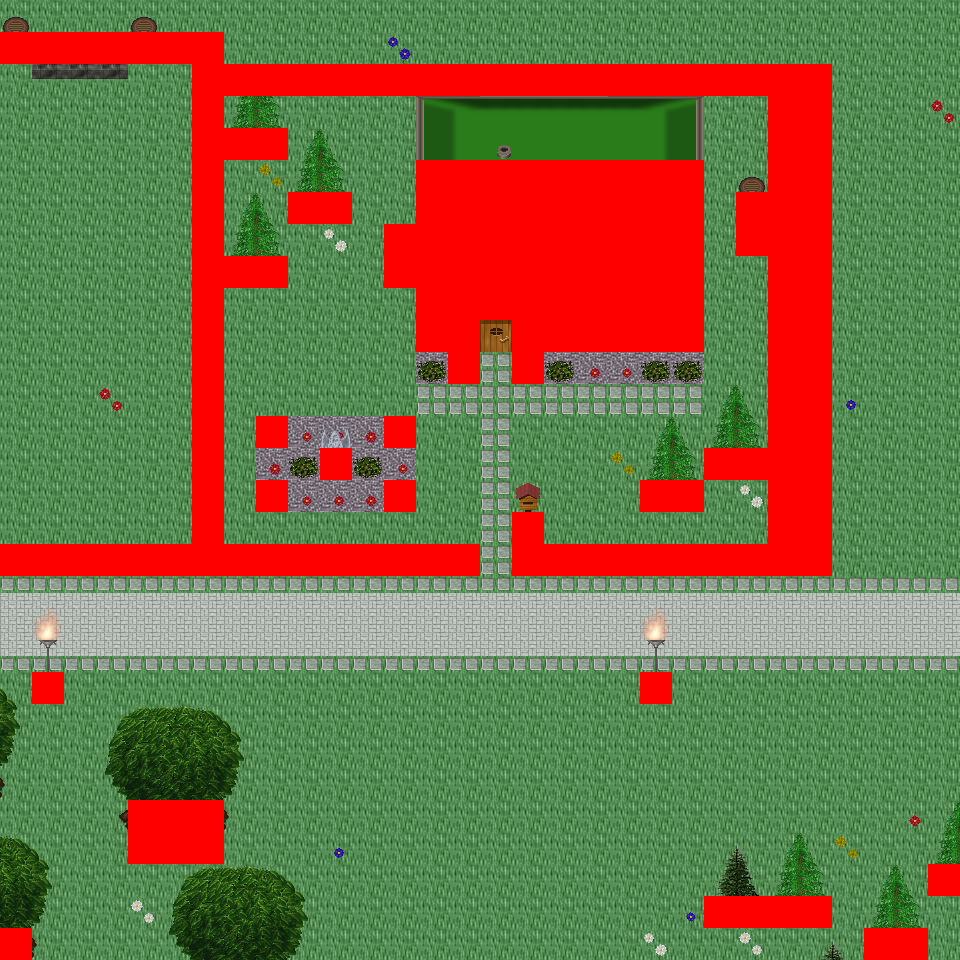

Rendered tile map (Tiled .tmx) drawn with the repository's tilesets; below, a short description and the map source with its tile grids summarised:
An orthogonal 30x30 tile map with 32x32 px tiles, 6 tile layers (Ground, Object, Object2, Above, ...), 60 tilesets and 7 objects (7x mapExit).

<map version="1.0" orientation="orthogonal" renderorder="right-down" width="30" height="30" tilewidth="32" tileheight="32" nextobjectid="8">
  <tileset firstgid="1" name="tileset_logic_collision" tilewidth="32" tileheight="32" tilecount="1" columns="1">
    <image source="../drawable/tileset_logic_collision.png" width="32" height="32" />
  </tileset>
  <tileset firstgid="2" name="tileset_building_decoration_orbpedestal" tilewidth="32" tileheight="32" tilecount="2" columns="1">
    <image source="../drawable/tileset_building_decoration_orbpedestal.png" width="32" height="64" />
  </tileset>
  <tileset firstgid="4" name="tileset_building_decoration_chimney" tilewidth="32" tileheight="32" tilecount="2" columns="1">
    <image source="../drawable/tileset_building_decoration_chimney.png" width="32" height="64" />
  </tileset>
  <tileset firstgid="6" name="tileset_item_statue_fairypool" tilewidth="32" tileheight="32" tilecount="16" columns="2">
    <image source="../drawable/tileset_item_statue_fairypool.png" width="64" height="256" />
  </tileset>
  <tileset firstgid="22" name="tileset_building_decoration_stone_details" tilewidth="32" tileheight="32" tilecount="4" columns="2">
    <image source="../drawable/tileset_building_decoration_stone_details.png" width="64" height="64" />
  </tileset>
  <tileset firstgid="26" name="tileset_building_door_closed" tilewidth="32" tileheight="32" tilecount="1" columns="1">
    <image source="../drawable/tileset_building_door_closed.png" width="32" height="32" />
  </tileset>
  <tileset firstgid="27" name="tileset_building_door_door" tilewidth="32" tileheight="32" tilecount="6" columns="3">
    <image source="../drawable/tileset_building_door_door.png" width="96" height="64" />
  </tileset>
  <tileset firstgid="33" name="tileset_building_fence_fence_chunky" tilewidth="32" tileheight="32" tilecount="21" columns="3">
    <image source="../drawable/tileset_building_fence_fence_chunky.png" width="96" height="224" />
  </tileset>
  <tileset firstgid="54" name="tileset_building_roof_blue" tilewidth="32" tileheight="32" tilecount="20" columns="5">
    <image source="../drawable/tileset_building_roof_blue.png" width="160" height="128" />
  </tileset>
  <tileset firstgid="74" name="tileset_building_roof_green" tilewidth="32" tileheight="32" tilecount="20" columns="5">
    <image source="../drawable/tileset_building_roof_green.png" width="160" height="128" />
  </tileset>
  <tileset firstgid="94" name="tileset_building_roof_red" tilewidth="32" tileheight="32" tilecount="20" columns="5">
    <image source="../drawable/tileset_building_roof_red.png" width="160" height="128" />
  </tileset>
  <tileset firstgid="114" name="tileset_building_roof_red2" tilewidth="32" tileheight="32" tilecount="20" columns="5">
    <image source="../drawable/tileset_building_roof_red2.png" width="160" height="128" />
  </tileset>
  <tileset firstgid="134" name="tileset_building_roof_roof_borders" tilewidth="32" tileheight="32" tilecount="9" columns="3">
    <image source="../drawable/tileset_building_roof_roof_borders.png" width="96" height="96" />
  </tileset>
  <tileset firstgid="143" name="tileset_building_roof_yellow" tilewidth="32" tileheight="32" tilecount="20" columns="5">
    <image source="../drawable/tileset_building_roof_yellow.png" width="160" height="128" />
  </tileset>
  <tileset firstgid="163" name="tileset_building_window_window_long" tilewidth="32" tileheight="32" tilecount="3" columns="3">
    <image source="../drawable/tileset_building_window_window_long.png" width="96" height="32" />
  </tileset>
  <tileset firstgid="166" name="tileset_ground_cobbled_paving" tilewidth="32" tileheight="32" tilecount="1" columns="1">
    <image source="../drawable/tileset_ground_cobbled_paving.png" width="32" height="32" />
  </tileset>
  <tileset firstgid="167" name="tileset_ground_gravel" tilewidth="32" tileheight="32" tilecount="1" columns="1">
    <image source="../drawable/tileset_ground_gravel.png" width="32" height="32" />
  </tileset>
  <tileset firstgid="168" name="tileset_ground_stone_floors" tilewidth="32" tileheight="32" tilecount="6" columns="3">
    <image source="../drawable/tileset_ground_stone_floors.png" width="96" height="64" />
  </tileset>
  <tileset firstgid="174" name="tileset_ground_ground" tilewidth="32" tileheight="32" tilecount="33" columns="3">
    <image source="../drawable/tileset_ground_ground.png" width="96" height="352" />
  </tileset>
  <tileset firstgid="207" name="tileset_plant_bush_various_small" tilewidth="32" tileheight="32" tilecount="9" columns="3">
    <image source="../drawable/tileset_plant_bush_various_small.png" width="96" height="96" />
  </tileset>
  <tileset firstgid="216" name="tileset_plant_flower_daisy_blue" tilewidth="32" tileheight="32" tilecount="8" columns="2">
    <image source="../drawable/tileset_plant_flower_daisy_blue.png" width="64" height="128" />
  </tileset>
  <tileset firstgid="224" name="tileset_plant_flower_daisy_red" tilewidth="32" tileheight="32" tilecount="8" columns="2">
    <image source="../drawable/tileset_plant_flower_daisy_red.png" width="64" height="128" />
  </tileset>
  <tileset firstgid="232" name="tileset_plant_flower_daisy_white" tilewidth="32" tileheight="32" tilecount="8" columns="2">
    <image source="../drawable/tileset_plant_flower_daisy_white.png" width="64" height="128" />
  </tileset>
  <tileset firstgid="240" name="tileset_plant_flower_daisy_yellow" tilewidth="32" tileheight="32" tilecount="8" columns="2">
    <image source="../drawable/tileset_plant_flower_daisy_yellow.png" width="64" height="128" />
  </tileset>
  <tileset firstgid="248" name="tileset_plant_tree_spruce" tilewidth="32" tileheight="32" tilecount="6" columns="2">
    <image source="../drawable/tileset_plant_tree_spruce.png" width="64" height="96" />
  </tileset>
  <tileset firstgid="254" name="tileset_item_pot_pot_purple" tilewidth="32" tileheight="32" tilecount="1" columns="1">
    <image source="../drawable/tileset_item_pot_pot_purple.png" width="32" height="32" />
  </tileset>
  <tileset firstgid="255" name="tileset_item_pot_pot_tall" tilewidth="32" tileheight="32" tilecount="2" columns="1">
    <image source="../drawable/tileset_item_pot_pot_tall.png" width="32" height="64" />
  </tileset>
  <tileset firstgid="257" name="tileset_item_pot_small_barrel" tilewidth="32" tileheight="32" tilecount="2" columns="1">
    <image source="../drawable/tileset_item_pot_small_barrel.png" width="32" height="64" />
  </tileset>
  <tileset firstgid="259" name="tileset_item_postbox" tilewidth="32" tileheight="32" tilecount="4" columns="2">
    <image source="../drawable/tileset_item_postbox.png" width="64" height="64" />
  </tileset>
  <tileset firstgid="263" name="tileset_furniture_chair_wooden_pale" tilewidth="32" tileheight="32" tilecount="4" columns="2">
    <image source="../drawable/tileset_furniture_chair_wooden_pale.png" width="64" height="64" />
  </tileset>
  <tileset firstgid="267" name="tileset_furniture_table_wooden" tilewidth="32" tileheight="32" tilecount="1" columns="1">
    <image source="../drawable/tileset_furniture_table_wooden.png" width="32" height="32" />
  </tileset>
  <tileset firstgid="268" name="tileset_furniture_table_brick_base" tilewidth="32" tileheight="32" tilecount="3" columns="3">
    <image source="../drawable/tileset_furniture_table_brick_base.png" width="96" height="32" />
  </tileset>
  <tileset firstgid="271" name="tileset_furniture_light_iron_lamp" tilewidth="32" tileheight="32" tilecount="3" columns="1">
    <image source="../drawable/tileset_furniture_light_iron_lamp.png" width="32" height="96" />
  </tileset>
  <tileset firstgid="274" name="tileset_furniture_light_flames" tilewidth="32" tileheight="32" tilecount="6" columns="6">
    <image source="../drawable/tileset_furniture_light_flames.png" width="192" height="32" />
  </tileset>
  <tileset firstgid="280" name="tileset_furniture_sink_dark_side_on" tilewidth="32" tileheight="32" tilecount="6" columns="3">
    <image source="../drawable/tileset_furniture_sink_dark_side_on.png" width="96" height="64" />
  </tileset>
  <tileset firstgid="286" name="tileset_ground_grass_corners" tilewidth="32" tileheight="32" tilecount="24" columns="6">
    <image source="../drawable/tileset_ground_grass_corners.png" width="192" height="128" />
  </tileset>
  <tileset firstgid="310" name="tileset_ground_grass_edges" tilewidth="32" tileheight="32" tilecount="36" columns="12">
    <image source="../drawable/tileset_ground_grass_edges.png" width="384" height="96" />
  </tileset>
  <tileset firstgid="346" name="tileset_plant_tree_tree_fluffy" tilewidth="32" tileheight="32" tilecount="12" columns="4">
    <image source="../drawable/tileset_plant_tree_tree_fluffy.png" width="128" height="96" />
  </tileset>
  <tileset firstgid="358" name="tileset_ground_water_dungeon_water" tilewidth="32" tileheight="32" tilecount="30" columns="3">
    <image source="../drawable/tileset_ground_water_dungeon_water.png" width="96" height="320" />
  </tileset>
  <tileset firstgid="388" name="tileset_furniture_table_wooden_rectangular" tilewidth="32" tileheight="32" tilecount="9" columns="3">
    <image source="../drawable/tileset_furniture_table_wooden_rectangular.png" width="96" height="96" />
  </tileset>
  <tileset firstgid="397" name="tileset_item_statue_metal_and_stone" tilewidth="32" tileheight="32" tilecount="6" columns="3">
    <image source="../drawable/tileset_item_statue_metal_and_stone.png" width="96" height="64" />
  </tileset>
  <tileset firstgid="403" name="tileset_ground_fire_fire" tilewidth="32" tileheight="32" tilecount="27" columns="3">
    <image source="../drawable/tileset_ground_fire_fire.png" width="96" height="288" />
  </tileset>
  <tileset firstgid="430" name="tileset_furniture_table_bench" tilewidth="32" tileheight="32" tilecount="3" columns="3">
    <image source="../drawable/tileset_furniture_table_bench.png" width="96" height="32" />
  </tileset>
  <tileset firstgid="433" name="tileset_plant_bush_hosta" tilewidth="32" tileheight="32" tilecount="9" columns="3">
    <image source="../drawable/tileset_plant_bush_hosta.png" width="96" height="96" />
  </tileset>
  <tileset firstgid="442" name="tileset_plant_tree_tree_green" tilewidth="32" tileheight="32" tilecount="88" columns="8">
    <image source="../drawable/tileset_plant_tree_tree_green.png" width="256" height="352" />
  </tileset>
  <tileset firstgid="530" name="tileset_item_sign_large" tilewidth="32" tileheight="32" tilecount="15" columns="5">
    <image source="../drawable/tileset_item_sign_large.png" width="160" height="96" />
  </tileset>
  <tileset firstgid="545" name="tileset_building_wall_wall_brown" tilewidth="32" tileheight="32" tilecount="12" columns="3">
    <image source="../drawable/tileset_building_wall_wall_brown.png" width="96" height="128" />
  </tileset>
  <tileset firstgid="557" name="tileset_ground_green_paving_4" tilewidth="32" tileheight="32" tilecount="3" columns="3">
    <image source="../drawable/tileset_ground_green_paving_4.png" width="96" height="32" />
  </tileset>
  <tileset firstgid="560" name="tileset_item_swing" tilewidth="32" tileheight="32" tilecount="4" columns="2">
    <image source="../drawable/tileset_item_swing.png" width="64" height="64" />
  </tileset>
  <tileset firstgid="564" name="tileset_item_fishrods" tilewidth="32" tileheight="32" tilecount="12" columns="4">
    <image source="../drawable/tileset_item_fishrods.png" width="128" height="96" />
  </tileset>
  <tileset firstgid="576" name="tileset_logic_creature_human_kalavan" tilewidth="32" tileheight="32" tilecount="5" columns="5">
    <image source="../drawable/tileset_logic_creature_human_kalavan.png" width="160" height="32" />
  </tileset>
  <tileset firstgid="581" name="tileset_logic_creature_animal" tilewidth="32" tileheight="32" tilecount="32" columns="8">
    <image source="../drawable/tileset_logic_creature_animal.png" width="256" height="128" />
  </tileset>
  <tileset firstgid="613" name="tileset_building_decoration_numbers" tilewidth="32" tileheight="32" tilecount="20" columns="2">
    <image source="../drawable/tileset_building_decoration_numbers.png" width="64" height="320" />
  </tileset>
  <tileset firstgid="633" name="tileset_ground_green_paving" tilewidth="32" tileheight="32" tilecount="18" columns="3">
    <image source="../drawable/tileset_ground_green_paving.png" width="96" height="192" />
  </tileset>
  <tileset firstgid="651" name="tileset_item_huge_orb" tilewidth="32" tileheight="32" tilecount="16" columns="2">
    <image source="../drawable/tileset_item_huge_orb.png" width="64" height="256" />
  </tileset>
  <tileset firstgid="667" name="tileset_light_light_5x5" tilewidth="32" tileheight="32" tilecount="25" columns="5">
    <image source="../drawable/tileset_light_light_5x5.png" width="160" height="160" />
  </tileset>
  <tileset firstgid="692" name="tileset_light_dim_light_5x5" tilewidth="32" tileheight="32" tilecount="25" columns="5">
    <image source="../drawable/tileset_light_dim_light_5x5.png" width="160" height="160" />
  </tileset>
  <tileset firstgid="717" name="tileset_item_firewood" tilewidth="32" tileheight="32" tilecount="12" columns="3">
    <image source="../drawable/tileset_item_firewood.png" width="96" height="128" />
  </tileset>
  <tileset firstgid="729" name="tileset_logic_creature_fowl" tilewidth="32" tileheight="32" tilecount="6" columns="6">
    <image source="../drawable/tileset_logic_creature_fowl.png" width="192" height="32" />
  </tileset>
  <tileset firstgid="735" name="tileset_logic_creature_human_imperial" tilewidth="32" tileheight="32" tilecount="16" columns="8">
    <image source="../drawable/tileset_logic_creature_human_imperial.png" width="256" height="64" />
  </tileset>
  <layer name="Ground" width="30" height="30">
    <data>[900 cells, 900 non-empty, 4 distinct tile ids]</data>
  </layer>
  <layer name="Object" width="30" height="30">
    <data>[900 cells, 289 non-empty, 51 distinct tile ids]</data>
  </layer>
  <layer name="Object2" width="30" height="30">
    <data>[900 cells, 17 non-empty, 12 distinct tile ids]</data>
  </layer>
  <layer name="Above" width="30" height="30">
    <data>[900 cells, 143 non-empty, 52 distinct tile ids]</data>
  </layer>
  <layer name="Above2" width="30" height="30">
    <data>[900 cells, 5 non-empty, 2 distinct tile ids]</data>
  </layer>
  <layer name="Walkable" width="30" height="30">
    <data>[900 cells, 185 non-empty, 1 distinct tile ids]</data>
  </layer>
  <objectgroup name="MapEvents">
    <object id="1" name="south" type="mapExit" x="32" y="928" width="832" height="32">
      <properties>
        <property name="map" value="level_0_x69_y146" />
        <property name="x" value="1" />
        <property name="y" value="1" />
      </properties>
    </object>
    <object id="2" name="south2" type="mapExit" x="928" y="928" width="32" height="32">
      <properties>
        <property name="map" value="level_0_x69_y146" />
        <property name="x" value="29" />
        <property name="y" value="1" />
      </properties>
    </object>
    <object id="3" name="west" type="mapExit" x="0" y="0" width="32" height="32">
      <properties>
        <property name="map" value="level_0_x68_y145" />
        <property name="x" value="28" />
        <property name="y" value="0" />
      </properties>
    </object>
    <object id="4" name="west2" type="mapExit" x="0" y="64" width="32" height="480">
      <properties>
        <property name="map" value="level_0_x68_y145" />
        <property name="x" value="28" />
        <property name="y" value="2" />
      </properties>
    </object>
    <object id="5" name="west3" type="mapExit" x="0" y="576" width="32" height="352">
      <properties>
        <property name="map" value="level_0_x68_y145" />
        <property name="x" value="28" />
        <property name="y" value="18" />
      </properties>
    </object>
    <object id="6" name="east" type="mapExit" x="928" y="0" width="32" height="864">
      <properties>
        <property name="map" value="level_0_x70_y145" />
        <property name="x" value="1" />
        <property name="y" value="0" />
      </properties>
    </object>
    <object id="7" name="east2" type="mapExit" x="928" y="896" width="32" height="64">
      <properties>
        <property name="map" value="level_0_x70_y145" />
        <property name="x" value="1" />
        <property name="y" value="28" />
      </properties>
    </object>
  </objectgroup>
</map>
